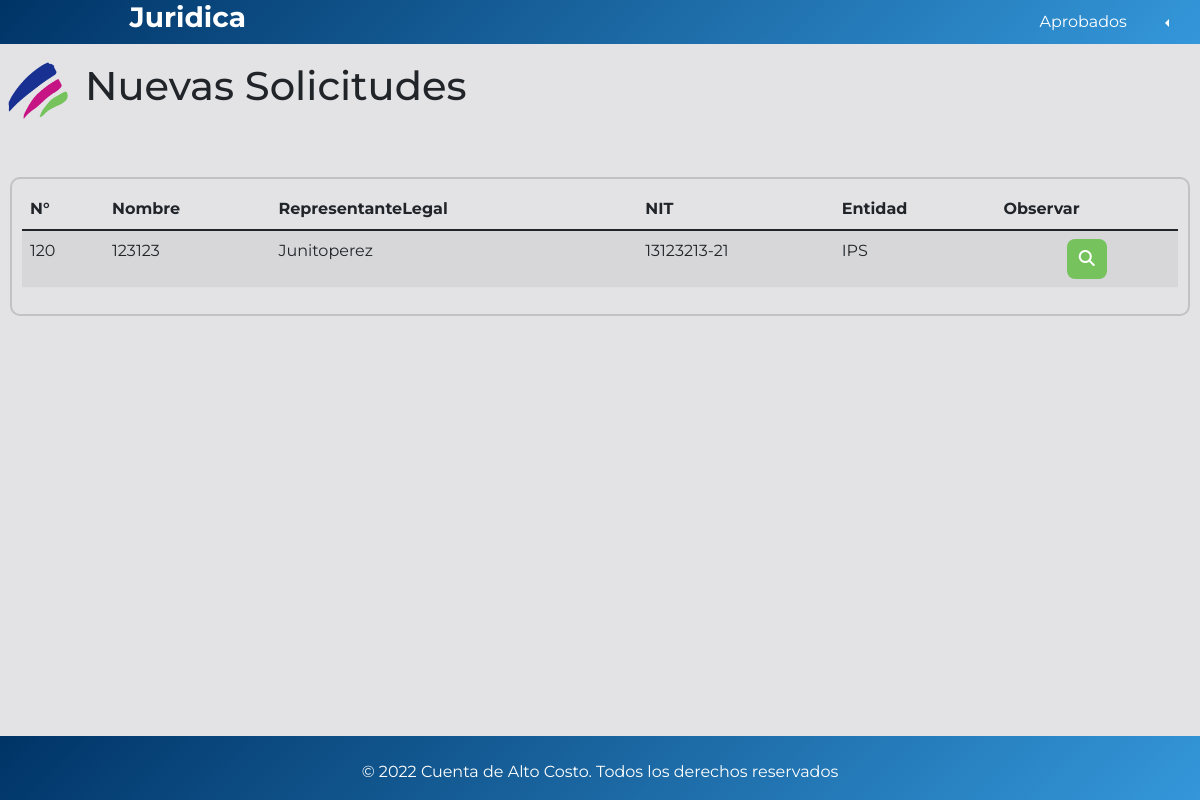
The page /admin/web/pag/Solicitudes.php (signed in) on the database its author committed.
### tables this page shows
CREATE TABLE `usuarios` (
  `IdUsuario` int(11) NOT NULL,
  `CC` varchar(50) DEFAULT NULL,
  `NombreCompleto` varchar(150) NOT NULL,
  `Clave` varchar(250) NOT NULL,
  `TipoUser` varchar(50) DEFAULT NULL,
  `Correo` varchar(100) NOT NULL
);

CREATE TABLE `solicitudes` (
  `IdSolicitud` int(11) NOT NULL,
  `IdTipoEntidad` int(11) NOT NULL,
  `NIT` varchar(15) NOT NULL,
  `NumVNIT` varchar(2) NOT NULL,
  `Nombre` varchar(100) NOT NULL,
  `RepresentanteLegal` varchar(100) NOT NULL,
  `Cargo` varchar(100) DEFAULT NULL,
  `Correo` varchar(100) NOT NULL,
  `Telefono` varchar(15) NOT NULL,
  `FechaCreacion` datetime NOT NULL,
  `IdAsignadoA` int(11) NOT NULL,
  `IdEstado` int(11) NOT NULL,
  `CodigoRem` varchar(100) DEFAULT NULL,
  `FechaJuridica` varchar(100) NOT NULL,
  `FechaSISCAC` varchar(100) NOT NULL
);

CREATE TABLE `tipoentidad` (
  `IdTipoEntidad` int(11) NOT NULL,
  `DescripcionEntidad` varchar(150) NOT NULL
);

### admin/modelo/autenticaruser.php (called while the page is built, shortened)
<?php
if(empty($_SESSION['id']) || empty($_SESSION['usuario'])){
    echo "<script>alert('No has iniciado sesion, porfavor logearse')</script>";
    session_destroy();
    echo "<script>window.location.replace('../../index.php')</script>";
    exit;
}else{
$id =  $_SESSION['id'];
$varsesion = $_SESSION['usuario'];
$varQuery ="SELECT * FROM usuarios WHERE idUsuario=$id";
$res =  mysqli_query($conn,$varQuery);
if($varsesion == null || $varsesion = '' ||  mysqli_num_rows($res)==0){
    echo "<script>alert('No has iniciado sesion, porfavor logearse')</script>";
    session_destroy();
    echo "<script>window.location.replace('../../index.php')</script>";
    exit;
}else{
    while ($fila= mysqli_fetch_array($res)) {
        $TipoUser = $fila['TipoUser'];
    }
}
}
?>

### admin/web/pag/Solicitudes.php (the view, shortened to what this page needs)
<?php
include '../../modelo/conn.php';
include '../../modelo/autenticaruser.php';
?>
<!DOCTYPE html>
<html lang="en">
<head>
    <link href="https://cdn.jsdelivr.net/npm/bootstrap@5.1.3/dist/css/bootstrap.min.css" rel="stylesheet"
>
    <link rel="stylesheet" href="../../web/css/reload.css">
    <link rel="stylesheet" href="../../web/css/nav.css">
    <link rel="stylesheet" href="../../web/css/footer.css">
    <link rel="stylesheet" href="../../web/css/tablas.css">
    <link rel="stylesheet" href="../../web/css/styles.css">
</head>
<body style="
font-family: 'Montserrat', sans-serif;">
    <section>
        <?php include('nav.php')?>
    </section>
    <section>
    <div class="tituloConsultas">
        <img src="../../img/simbolo_cac_color.png" alt="" style="width:60px;">
        <h1>Nuevas Solicitudes</h1>
    </div>
<div class="Container-Tables">
    <div class="BordeTabla">
        <table id="Tablas" class="table table-striped" style="width:100%">
            <thead class="sticky-md-top ">
                <tr class="tablaCol">
                    <th>N°</th>
                    <th>Nombre</th>
                    <th>RepresentanteLegal</th>
                    <th>NIT</th>
                    <th>Entidad</th>
                    <th>Observar</th>
                </tr>
            </thead>
            <tbody>
                <?php
                    $query ="SELECT DISTINCT s.IdSolicitud, t.DescripcionEntidad,s.NIT,s.NumVNIT,s.Nombre,s.RepresentanteLegal,s.Cargo,s.Correo,s.Telefono,s.FechaCreacion,s.IdEstado FROM solicitudes s INNER JOIN tipoentidad t  ON s.IdTipoEntidad = t.IdTipoEntidad WHERE IdEstado = 1";
                    $res = mysqli_query($conn, $query);
                    while ($row = mysqli_fetch_array($res)) { ?>
                <tr class="columnas">
                    <td><?php echo $row['IdSolicitud']; ?></td>
                    <td><?php echo $row['Nombre']; ?></td>
                    <td><?php echo $row['RepresentanteLegal']; ?></td>
                    <td><?php echo $row['NIT']."-".$row['NumVNIT'] ?></td>
                    <td><?php echo $row['DescripcionEntidad']; ?></td>
                    <td>
                    <form action="infosolicitud.php" method="POST">
                            <center>
                                <button type="submit" class="btn_buscar">
                                    <i class="fas fa-search icono"></i>
                                </button>
                            </center>
                        </form>
                    </td>
                    <?php }
                    ?>
                </tr>
            </tbody>
        </table>
    </div>
</div>
    </section>
    <footer>
    </footer>
    <link rel="stylesheet" type="text/css" href="https://cdn.datatables.net/v/bs5/dt-1.11.4/datatables.min.css" />
</body>
</html>

### admin/web/pag/nav.php (shortened to what this page needs)
<nav class="navbar navbar-expand-lg navbar-dark menu contenedorLink">
    <div class="container-fluid ">
        <h3 class="tituloNav">
            <?php echo "$TipoUser" ?>
        </h3>
        <div class="collapse navbar-collapse justify-content-end " id="navbarSupportedContent">
            <ul class="navbar-nav ul">
                <li class="nav-item  navegar">
                    <a class="" href="aceptados.php">Aprobados</a>
                </li>
                <div class="btn-group dropstart">
                    <button type="button" class="inputRe  dropdown-toggle" data-bs-toggle="dropdown"
                        aria-expanded="false">
                    </button>
                </div>
            </ul>
        </div>
    </div>
</nav>

### admin/web/css/nav.css (style rules this page uses)
.inputRe { color: white; border: none; background: none; margin-left: 5px; margin-right: 5px; padding: 10px; border-radius: 4px; transition: .5s; }
.menu { background: rgb(0,52,103); background: -moz-linear-gradient(-45deg, rgba(0,52,103,1) 0%, rgba(52,151,218,1) 100%); background: -webkit-linear-gradient(-45deg, rgba(0,52,103,1) 0%,rgba(52,151,218,1) 100%); background: linear-gradient(135deg, rgba(0,52,103,1) 0%,rgba(52,151,218,1) 100%); filter: progid:DXImageTransform.Microsoft.gradient( startColorstr='#003467', endColorstr='#3497da',GradientType=1 ); }
.tituloNav { padding-left: 10%; color: white; font-weight: bold; }
.contenedorLink { padding: 0; margin: 0; }
.navegar { width: 100%; padding: 10px; margin: 0px; }
.navegar a { padding: 13px; color:white; text-decoration: none; }

### admin/web/css/footer.css (style rules this page uses)
footer { position: absolute; text-align: center; bottom: 0; width: 100%; height: 100Wpx; color: white; }
footer { background: rgb(0,52,103); background: -moz-linear-gradient(-45deg, rgba(0,52,103,1) 0%, rgba(52,151,218,1) 100%); background: -webkit-linear-gradient(-45deg, rgba(0,52,103,1) 0%,rgba(52,151,218,1) 100%); background: linear-gradient(135deg, rgba(0,52,103,1) 0%,rgba(52,151,218,1) 100%); filter: progid:DXImageTransform.Microsoft.gradient( startColorstr='#003467', endColorstr='#3497da',GradientType=1 ); }

### admin/web/css/tablas.css (style rules this page uses)
.Container-Tables { border: solid 2px #c2c2c2; border-radius: 10px; margin: 10px; padding: 10px; }
.tituloConsultas { margin: 8px; padding: 10px 0px 40px 0px; display: inline-flex; }
.tituloConsultas h1 { padding-left: 17px; }

### admin/web/css/styles.css (style rules this page uses)
* { padding: 0px; margin: 0px; }
body { padding: 0; margin: 0; box-sizing: border-box; font-family: 'Montserrat', sans-serif; background: rgb(227, 227, 230); }
.btn_buscar { background: #76C35E; border: none; padding: 8px 12px 8px 12px; border-radius: 8px; color:white; transition: .1s; }
html { min-height: 100%; position: relative; }
body { margin: 0; margin-bottom: 100px; }

### rows shown on the page
usuarios: TipoUser "Juridica"
solicitudes: IdSolicitud "120", Nombre "123123", RepresentanteLegal "Junitoperez", NIT "13123213", NumVNIT "21", IdTipoEntidad.DescripcionEntidad "IPS"
